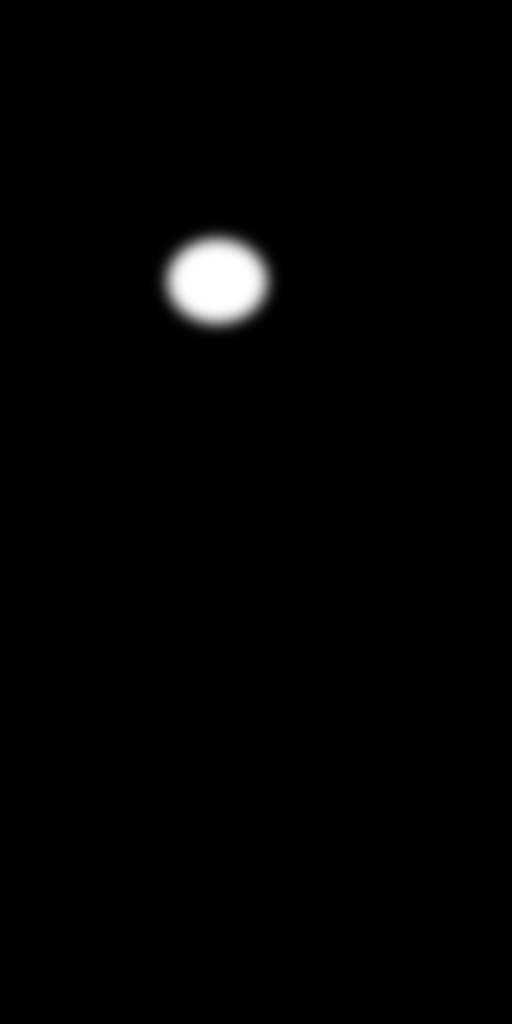
#> input picture assets/art/heroes/ferrael/masks/face.png, 1024 x 2048 px (shown at 1/2 size)
$ python -i post.py   (imports and definitions only)
#> lines starting #> are read from the running program, lines starting #| are printed output that depends on the picture; after the words box and inside, x2 and y2 are one past the last pixel; in counts of white or black regions, pixels touching at a corner belong together
#> further down, picture is the input picture: PIL image 1024x2048 L; min 0, max 255, mean 3.2
#!/usr/bin/env python3
"""Post-processing for generated hero art (PIL + numpy; onnxruntime optional, for the face detector).

    remove_background(img)        flat-background cutout: flood fill from the borders with colour
                                  tolerance (against a fitted background surface, so gentle gradients
                                  and vignettes are fine), enclosed background holes, foreground/background
                                  unmixing for anti-aliased edges, alpha feathering, colour despill
    alpha_from_mask(img, mask)    same edge treatment for a mask from a ComfyUI background-removal node
    place_on_canvas(rgba)         trim, scale and place on the 1024x2048 canvas, feet at y=1990, body
                                  axis centred at x=512 (shifted only if the figure would leave the canvas)
    estimate_face_box(rgba)       face box: the face_yolov8m detector (ONNX) when installed, else a
                                  heuristic (skin colour + body proportions)
    portrait(canvas, face_box)    square head-and-shoulders crop
    contact_sheet(entries, out)   labelled grid of candidates (full body + face detail) for review

CLI:
    post.py cutout IN.png OUT.png [--bg R,G,B] [--tol 26] [--no-holes]
    post.py place IN_RGBA.png OUT.png
    post.py finalize HERO IN.png [--face-box x,y,w,h] [--out-dir DIR]    local cutout+place+portrait (no server)
    post.py facebox IN.png [--out debug.png]                             show the estimated face box
    post.py sheet OUT.png IMG [IMG ...] [--cols 4]
"""
import json
import os
import sys

import numpy as np
from PIL import Image, ImageDraw, ImageFilter, ImageFont

# Delivery spec: docs/dev/art-style.md section 2-3 (crown y=108, soles y=1990, >= 24 px margins).
CANVAS = (1024, 2048)
FEET_Y = 1990
CROWN_Y = 108
FIGURE_H = 1900          # used only when the crown is unknown (bbox top includes halo/wings)
MARGIN = 24
HEAD_TOP_MIN = 40


# ------------------------------------------------------------------ small morphology helpers
def _box_sum(m, r):
    """Sum of m over a (2r+1)^2 window (zero padding), via an integral image."""
    m = m.astype(np.int32)
    h, w = m.shape
    p = np.pad(m, ((r + 1, r), (r + 1, r)))
    c = p.cumsum(0).cumsum(1)
    k = 2 * r + 1
    return c[k:k + h, k:k + w] - c[0:h, k:k + w] - c[k:k + h, 0:w] + c[0:h, 0:w]


def dilate(mask, r):
    return mask.copy() if r <= 0 else _box_sum(mask, r) > 0


def erode(mask, r):
    return mask.copy() if r <= 0 else _box_sum(mask, r) >= (2 * r + 1) ** 2


def _run_fill(seed, cand):
    """Within each row, every run of `cand` pixels that touches a seed becomes seeded."""
    h, w = cand.shape
    starts = cand.copy()
    starts[:, 1:] &= ~cand[:, :-1]
    run_id = np.cumsum(starts.ravel()).reshape(h, w) * cand
    hit = np.zeros(int(run_id.max()) + 1, dtype=bool)
    hit[run_id[seed & cand]] = True
    hit[0] = False
    return hit[run_id]


def flood(seed, cand, max_iter=2000):
    """Pixels of `cand` 4-connected to `seed` (binary reconstruction by alternating row/column runs)."""
    cur = seed & cand
    for _ in range(max_iter):
        nxt = _run_fill(cur, cand)
        nxt = _run_fill(nxt.T, cand.T).T
        if np.array_equal(nxt, cur):
            return nxt
        cur = nxt
    return cur


def _border(shape, width=1):
    b = np.zeros(shape, dtype=bool)
    b[:width, :] = b[-width:, :] = True
    b[:, :width] = b[:, -width:] = True
    return b


def _rgb(img):
    if isinstance(img, np.ndarray):
        return img[..., :3].astype(np.float32)
    if img.mode == "RGBA":
        bg = Image.new("RGB", img.size, (128, 128, 128))
        bg.paste(img, mask=img.split()[3])
        img = bg
    return np.asarray(img.convert("RGB")).astype(np.float32)


def estimate_bg(arr, width=6):
    """Median colour of the image border."""
    b = _border(arr.shape[:2], width)
    return np.median(arr[b], axis=0)


def fit_bg_surface(arr, bgmask, samples=40000):
    """Quadratic colour surface fitted to known background pixels (handles gradients/vignettes)."""
    h, w = bgmask.shape
    ys, xs = np.nonzero(bgmask)
    if len(xs) < 50:
        return np.broadcast_to(estimate_bg(arr), arr.shape).astype(np.float32)
    if len(xs) > samples:
        idx = np.random.default_rng(0).choice(len(xs), samples, replace=False)
        ys, xs = ys[idx], xs[idx]
    u, v = xs / max(1, w - 1) - 0.5, ys / max(1, h - 1) - 0.5
    A = np.stack([np.ones_like(u), u, v, u * u, v * v, u * v], 1)
    coef, *_ = np.linalg.lstsq(A, arr[ys, xs], rcond=None)
    coef = coef.astype(np.float32)
    U = np.linspace(-0.5, 0.5, w, dtype=np.float32)[None, :, None]
    V = np.linspace(-0.5, 0.5, h, dtype=np.float32)[:, None, None]
    out = coef[0] + coef[1] * U + coef[2] * V + coef[3] * U * U + coef[4] * V * V + coef[5] * U * V
    return np.clip(out, 0, 255).astype(np.float32)


def _offsets(r):
    return [(dy, dx) for dy in range(-r, r + 1) for dx in range(-r, r + 1)]


def _unmix_band(arr, figure, band, bgc, r=3, lo=10.0, hi=40.0):
    """Alpha for edge-band pixels by foreground/background unmixing.
    Background colour = mean of nearby background pixels (fallback: fitted surface). Foreground
    candidates = 'solid' figure pixels in the (2r+1)^2 window (the pixel itself included); the one
    that best explains the pixel as a mix (smallest residual off the bg->fg line, nearer preferred)
    gives alpha = projection onto that line. Returns ys, xs, alpha, local background colours."""
    h, w = figure.shape
    ys, xs = np.nonzero(band)
    obs = arr[ys, xs]
    dist_full = np.linalg.norm(arr - bgc, axis=2)
    solid = figure & (dist_full > hi)
    bsum = np.zeros_like(obs)
    bcnt = np.zeros(len(ys), dtype=np.float32)
    for dy, dx in _offsets(r + 1):
        yy, xx = np.clip(ys + dy, 0, h - 1), np.clip(xs + dx, 0, w - 1)
        isbg = ~figure[yy, xx]
        bsum[isbg] += arr[yy[isbg], xx[isbg]]
        bcnt[isbg] += 1
    bg_local = np.where(bcnt[:, None] > 0, bsum / np.maximum(bcnt, 1)[:, None], bgc[ys, xs])
    v = obs - bg_local
    best = np.full(len(ys), np.inf, dtype=np.float32)
    alpha = np.zeros(len(ys), dtype=np.float32)
    found = np.zeros(len(ys), dtype=bool)
    for dy, dx in _offsets(r):
        yy, xx = np.clip(ys + dy, 0, h - 1), np.clip(xs + dx, 0, w - 1)
        ok = solid[yy, xx]
        if not ok.any():
            continue
        c = arr[yy, xx] - bg_local
        denom = np.maximum((c * c).sum(1), 1e-3)
        proj = np.clip((v * c).sum(1) / denom, 0, 1)
        perp = np.linalg.norm(v - proj[:, None] * c, axis=1)
        score = perp + 0.75 * (abs(dy) + abs(dx))
        better = ok & (score < best) & (denom > 25.0 ** 2)
        best = np.where(better, score, best)
        alpha = np.where(better, proj, alpha)
        found |= better
    d_local = np.linalg.norm(v, axis=1)
    smooth = np.clip((d_local - lo) / (hi - lo), 0, 1)
    alpha = np.where(found, alpha, smooth)
    alpha *= np.clip((d_local - lo) / lo, 0, 1)      # noise floor: background grain stays transparent
    return ys, xs, alpha, bg_local


def _finish_alpha(arr, bgc, figure, band_px=2, feather=0.7, soft=(10.0, 40.0), despill=True):
    """Alpha + colours from a hard figure mask: unmix anti-aliased edge pixels against the local
    background, feather, despill the background colour, drop specks. Returns an RGBA uint8 array."""
    band = dilate(figure, band_px) & dilate(~figure, band_px)
    alpha = figure.astype(np.float32)
    bys = bxs = bg_local = None
    if band.any():
        bys, bxs, a_band, bg_local = _unmix_band(arr, figure, band, bgc, r=band_px + 1, lo=soft[0], hi=soft[1])
        alpha[bys, bxs] = a_band
    if feather and feather > 0:
        blurred = np.asarray(Image.fromarray((alpha * 255).astype(np.uint8)).filter(
            ImageFilter.GaussianBlur(feather))).astype(np.float32) / 255.0
        # feather only softens: never raise alpha of background pixels, never cut solid figure pixels
        alpha = np.where(band, np.minimum(alpha, np.maximum(blurred, alpha * 0.85)), alpha)
    # remove specks: keep only alpha connected to a solid 5x5 core
    core = erode(alpha > 0.5, 2)
    keep = flood(core, alpha > 0.02)
    alpha = np.where(keep, alpha, 0.0)
    rgb = arr.copy()
    if despill and bys is not None:
        a = alpha[bys, bxs][:, None]
        part = ((a[:, 0] > 0.02) & (a[:, 0] < 0.999))
        un = (arr[bys, bxs] - (1.0 - a) * bg_local) / np.maximum(a, 1e-3)
        cur = rgb[bys, bxs]
        cur[part] = np.clip(un[part], 0, 255)
        rgb[bys, bxs] = cur
    rgb[alpha <= 0.0] = 0
    out = np.dstack([rgb, alpha * 255.0])
    return np.clip(out + 0.5, 0, 255).astype(np.uint8)


# [12 lines left out: function components, not called in this run]


def remove_background(img, bg=None, tol=26.0, holes=True, hole_tol=12.0, hole_min=24, max_hole_frac=0.06,
                      band_px=2, feather=0.7, despill=True):
    """Cut a figure out of a flat background. Returns (RGBA Image, info dict).
    Background = pixels within `tol` of the fitted background colour that are connected to the image
    border, plus enclosed "holes" (gaps between arm and body, legs, feathers): flat regions within
    `hole_tol`, at least `hole_min` px across, each smaller than `max_hole_frac` of the figure's
    bounding box (so a large white dress on a white background is not taken for a hole)."""
    arr = _rgb(img)
    h, w = arr.shape[:2]
    bg0 = np.array(bg, dtype=np.float32) if bg is not None else estimate_bg(arr)
    border = _border((h, w))
    # pass 1: flood fill against a flat colour, then fit a smooth background surface and refill
    cand = np.linalg.norm(arr - bg0, axis=2) < tol
    B = flood(border & cand, cand)
    bgc = fit_bg_surface(arr, B) if bg is None else np.broadcast_to(bg0, arr.shape).astype(np.float32)
    dist = np.linalg.norm(arr - bgc, axis=2)
    cand = dist < tol
    B = flood(border & cand, cand)
    n_holes = 0
    skipped = []
    if holes:
        hole_px, n_holes, skipped = enclosed_holes(dist, cand, B, hole_tol, hole_min, max_hole_frac)
        B |= hole_px
    figure = ~B
    rgba = _finish_alpha(arr, bgc, figure, band_px=band_px, feather=feather, despill=despill)
    info = {"method": "flood_fill", "bg_rgb": [round(float(x), 1) for x in bg0], "tol": tol,
            "hole_px": n_holes, "holes_kept_as_figure": skipped, "figure_px": int((rgba[..., 3] > 127).sum())}
    return Image.fromarray(rgba, "RGBA"), info


# [79 lines left out: functions enclosed_holes, alpha_from_mask, alpha_bbox, trim, not called in this run]


def figure_metrics(rgba):
    """top, feet (lowest solid row), bbox and body axis x (alpha-weighted centre of the lowest 12%)."""
    a = np.asarray(rgba.split()[3]).astype(np.float32) / 255.0
    solid = a > 0.5
    rows = np.nonzero(solid.sum(1) >= 3)[0]
    if len(rows) == 0:
        raise ValueError("image has no opaque figure")
    top, feet = int(rows.min()), int(rows.max()) + 1
    cols = np.nonzero(solid.any(0))[0]
    band0 = feet - max(4, int(0.12 * (feet - top)))
    sub = a[band0:feet]
    xs = np.arange(a.shape[1], dtype=np.float32)
    wsum = sub.sum()
    axis = float((sub.sum(0) * xs).sum() / wsum) if wsum > 0 else float(cols.mean())
    return {"top": top, "feet": feet, "bbox": [int(cols.min()), top, int(cols.max()) + 1, feet], "axis_x": axis}


def crown_from_face_box(face_box):
    """Head crown y from a face box (box spans brow/hairline to chin; crown ~0.4 box heights above)."""
    return face_box[1] - 0.4 * face_box[3]


# [52 lines left out: functions place_on_canvas, map_box, not called in this run]


# Skin colour windows in PIL HSV (0-255 each). "light": peach/pale anime skin up to hue 15 (cheeks
# measure 0-14; cream-blonde hair starts at 16-17, gold hair and halos higher), not saturated red/orange
# hair; "pale" adds the bright, barely saturated lavender-pink skin MOSS paints (hue 232-247).
# "red": red-skinned demons.
SKIN_PROFILES = {"light": {"hue": (0, 15), "hue_wrap": 248, "sat": (12, 130), "val": 110,
                           "pale": {"hue": 232, "sat": 60, "val": 215}},
                 "red": {"hue": (0, 14), "hue_wrap": 240, "sat": (90, 235), "val": 70}}


def skin_mask(rgba, profile="light"):
    p = SKIN_PROFILES[profile]
    hsv = np.asarray(rgba.convert("RGB").convert("HSV")).astype(np.int32)
    h, s, v = hsv[..., 0], hsv[..., 1], hsv[..., 2]
    a = np.asarray(rgba.split()[3]) > 127
    m = (((h >= p["hue"][0]) & (h <= p["hue"][1])) | (h >= p["hue_wrap"])) & \
        (s >= p["sat"][0]) & (s <= p["sat"][1]) & (v >= p["val"])
    if "pale" in p:
        q = p["pale"]
        m |= (h >= q["hue"]) & (s >= p["sat"][0]) & (s <= q["sat"]) & (v >= q["val"])
    return m & a


# face_yolov8m (the ADetailer face model the installed skins were placed with), exported once to ONNX
# and run on the CPU with onnxruntime (~0.3 s an image). It found the face on all 46 MOSS and Amanatsu
# test images, where the skin heuristic missed 19. Optional: without the file or onnxruntime the
# heuristic is used. HALO_FACE_ONNX=<path> points elsewhere, HALO_FACE_ONNX=off turns it off.
FACE_ONNX = os.path.normpath(os.path.join(os.path.dirname(os.path.abspath(__file__)), "..", "..", "art_src",
                                          "_server", "face_yolov8m.onnx"))
FACE_SOURCE = "face_yolov8m"
_face_sessions = {}


def face_detector():
    """onnxruntime session for the face model, or None (turned off, no file, or no onnxruntime)."""
    path = os.environ.get("HALO_FACE_ONNX") or FACE_ONNX
    if path.lower() in ("off", "0", "none"):
        return None
    if path not in _face_sessions:
        sess = None
        if os.path.exists(path):
            try:
                import onnxruntime
                sess = onnxruntime.InferenceSession(path, providers=["CPUExecutionProvider"])
            except Exception as e:      # no package or a bad file: the heuristic still works
                print("note: face detector %s unavailable (%s); using the skin heuristic" % (path, e), file=sys.stderr)
        _face_sessions[path] = sess
    return _face_sessions[path]


# [24 lines left out: function yolo_faces, not called in this run]


def detect_faces(img, size=640):
    """Faces found by the face model ([([x, y, w, h], score)], best first; RGBA is laid over mid grey).
    [] when the detector is not installed or finds nothing."""
    sess = face_detector()
    if sess is None:
        return []
    if img.mode == "RGBA":
        rgb = Image.new("RGB", img.size, (128, 128, 128))
        rgb.paste(img, (0, 0), img)
    else:
        rgb = img.convert("RGB")
    s = size / float(max(rgb.size))
    nw, nh = max(1, int(round(rgb.width * s))), max(1, int(round(rgb.height * s)))
    pad = ((size - nw) // 2, (size - nh) // 2)
    sq = Image.new("RGB", (size, size), (114, 114, 114))     # the letterbox the model was trained with
    sq.paste(rgb.resize((nw, nh), Image.BILINEAR), pad)
    x = (np.asarray(sq, np.float32) / 255.0).transpose(2, 0, 1)[None]
    pred = sess.run(None, {sess.get_inputs()[0].name: x})[0]
    return yolo_faces(pred, s, pad)


def estimate_face_box(rgba, skin_profile="light"):
    """Face box (x, y, w, h) spanning brow/hairline to chin and ear to ear, plus its source.
    The face detector when it is installed and finds a face ("face_yolov8m"). Else a heuristic
    ("skin"): the topmost band of skin-coloured pixels near the body axis that persists for several
    rows (so halo rings and hair highlights don't count), head height from the distance to the feet
    (~7 heads); it misses raised arms, pink hair and leaning poses. Always check finalize's
    _boxes.png and pass --face-box if it is off."""
    faces = detect_faces(rgba)
    if faces:
        return faces[0][0], FACE_SOURCE
    m = figure_metrics(rgba)
    skin = skin_mask(rgba, skin_profile)
    fig_h = m["feet"] - m["top"]
    axis = m["axis_x"]
    y_lo, y_hi = m["top"], m["top"] + int(0.42 * fig_h)
    x_lo, x_hi = int(max(0, axis - 0.2 * fig_h)), int(min(skin.shape[1], axis + 0.2 * fig_h))
    region = skin[y_lo:y_hi, x_lo:x_hi]
    counts = region.sum(1)
    thr = max(4, int(0.012 * fig_h))
    ok = (counts >= thr).astype(np.float32)
    k = max(5, int(0.035 * fig_h))
    run = np.convolve(ok, np.ones(k, np.float32), "valid") / k if len(ok) >= k else np.zeros(0)
    rows = np.nonzero(run >= 0.8)[0]
    if len(rows):
        skin_top = y_lo + int(rows[0]) + int(np.argmax(ok[rows[0]:rows[0] + k] > 0))
        hh = (m["feet"] - skin_top) / 7.0
        band = skin[skin_top:skin_top + int(0.5 * hh), x_lo:x_hi]
        ys, xs = np.nonzero(band)
        cx = x_lo + float(np.median(xs)) if len(xs) else axis
        conf = "skin"
        y0 = skin_top - 0.08 * hh
    else:
        hh = fig_h / 7.6
        cx = axis
        conf = "proportions-only (low)"
        y0 = m["top"] + 0.35 * hh
    fw, fh = 0.70 * hh, 0.68 * hh
    return [int(round(cx - fw / 2)), int(round(y0)), int(round(fw)), int(round(fh))], conf


# [68 lines left out: functions region_box, portrait_rect, portrait, _font, checker, cutout_preview and 2 more, not called in this run]


def detail_crop(img):
    """Face/upper-body crop for review sheets (works on flat-background candidates and RGBA)."""
    small = img.convert("RGBA") if img.mode == "RGBA" else img.convert("RGB")
    f = 0.5 if small.height > 1200 else 1.0
    sm = small.resize((int(small.width * f), int(small.height * f)), Image.BILINEAR)
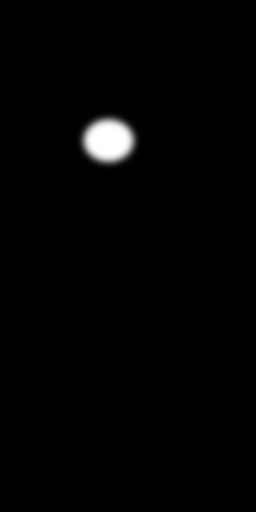
#> sm: PIL image 512x1024 RGB (shown at 1/2 size); min 0, max 255, mean 3.2
    try:
        rgba = sm if sm.mode == "RGBA" else remove_background(sm, holes=False, feather=0)[0]
#> in remove_background, `bg0 = np.array(bg, dtype=np.float32) if bg is not None else estimate_b..`: bg0 = [0, 0, 0]
#> in remove_background, `cand = np.linalg.norm(arr - bg0, axis=2) < tol`:
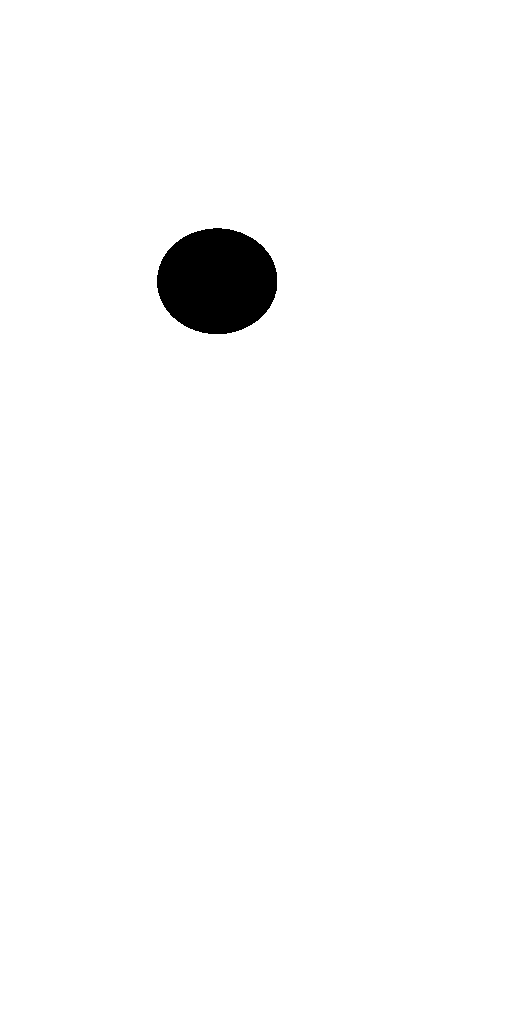
#> cand: shape (1024, 512) bool; 98.1% white; 1 black region, box (x1, y1, x2, y2) and area: (157, 228, 277, 334) 10003
#> in flood, `cur = seed & cand`:
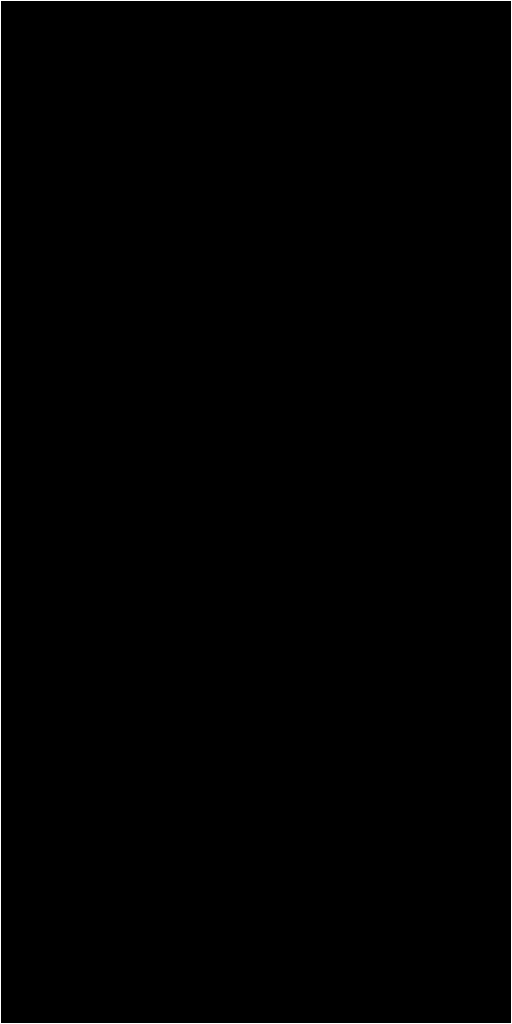
#> cur: shape (1024, 512) bool; 0.59% white in thin lines or dots
#> the loop in flood, `for _ in range(max_iter):` made 2 passes
#> pass 1, in _run_fill, `run_id = np.cumsum(starts.ravel()).reshape(h, w) * cand`:
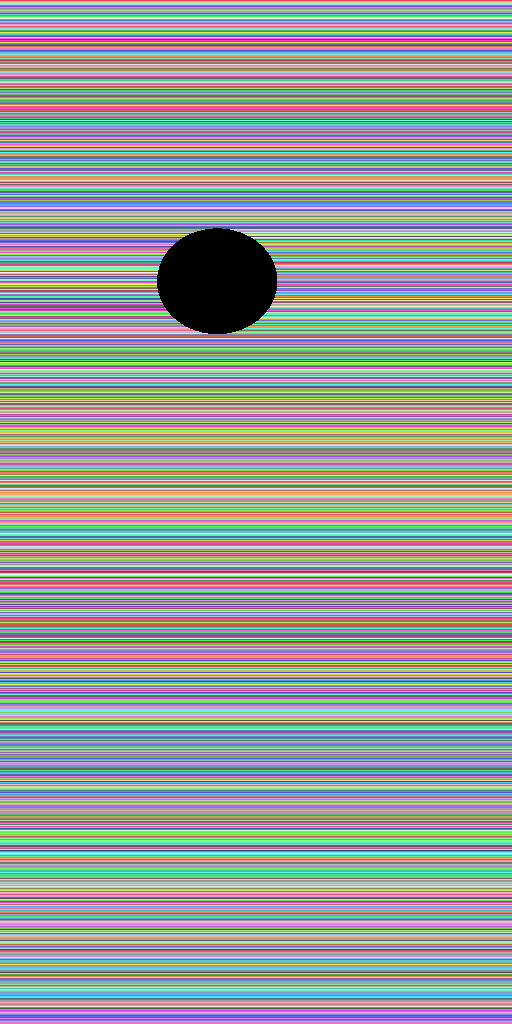
#> run_id: shape (1024, 512) int64; 1131 distinct labels, from 0 to 1130; one colour per label, 0 black
#> (the rest of the program and of its run is left out)
